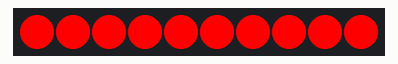
A sketch run on a simulated Arduino Uno, built with avr-gcc and run on an emulated ATmega328P. On the bench: 10 RGB LEDs in strip order, left to right.

Above: at 0.1 s.
At 0.6 s:
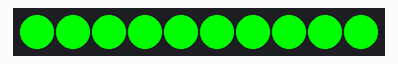
At 1.1 s:
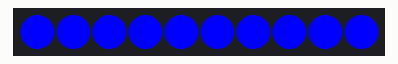
At 1.6 s:
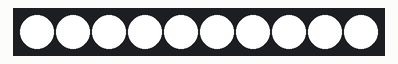

Measured:
- by itself, everything shown: repeats every 2.0 s, in 4 steps
- what the display in image 1 shows lasts 0.5 s, from 0.5 s to 1.0 s

The sketch:

led_test.ino
```cpp
#include <Adafruit_NeoPixel.h>
// 포트 COM 5

#define PIN 3
Adafruit_NeoPixel strip = Adafruit_NeoPixel(10, PIN, NEO_GRB + NEO_KHZ800);


void setup() {
    strip.begin();
    strip.show();
}

void loop() {
  for(int i=0; i<10; i++) strip.setPixelColor(i, 255, 0, 0);
  strip.show();
  delay(500);
  for(int i=0; i<10; i++) strip.setPixelColor(i, 0, 255, 0);
  strip.show();
  delay(500);
  for(int i=0; i<10; i++) strip.setPixelColor(i, 0, 0, 255);
  strip.show();
  delay(500);
  for(int i=0; i<10; i++) strip.setPixelColor(i, 255, 255, 255);
  strip.show();
  delay(500);
}
```
